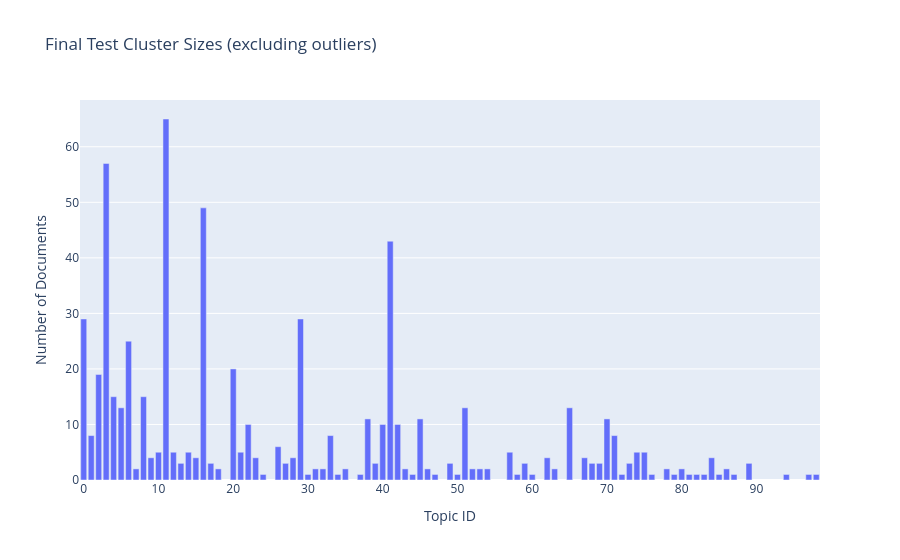
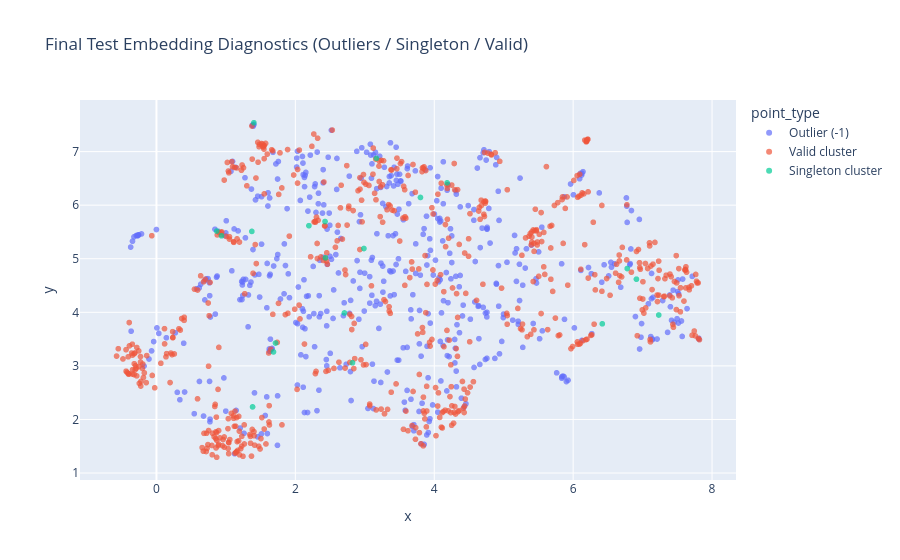
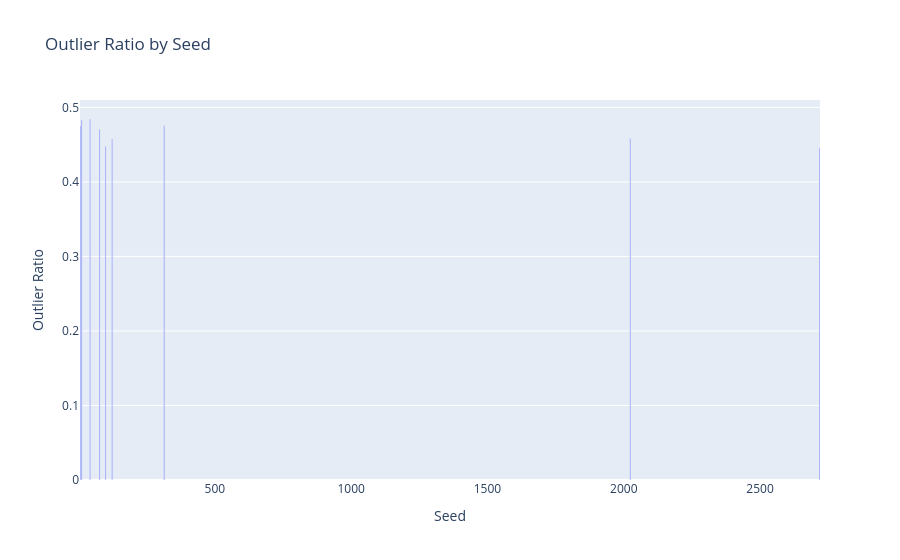
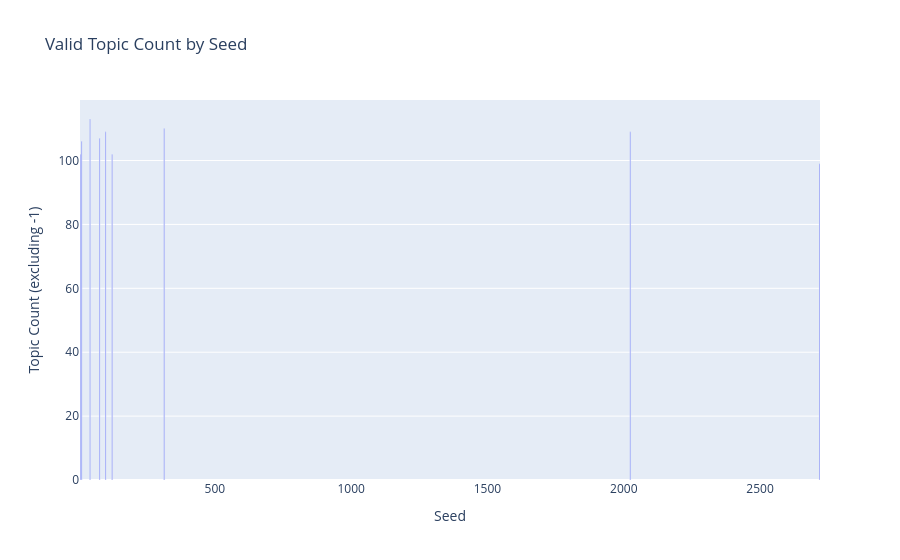

Notebook cell for these charts, in order:
### Code cell
import plotly.express as px

# Diagnostics use the currently available final test assignment (`test_topics`) and embeddings (`test_embeddings`).
if 'test_topics' not in globals() or 'test_embeddings' not in globals():
    raise RuntimeError('Please run Cell 24 first so `test_topics` and `test_embeddings` are available.')

labels = np.asarray(test_topics)
emb = np.asarray(test_embeddings)

if labels.shape[0] != emb.shape[0]:
    raise ValueError(f'Mismatch: labels={labels.shape[0]} vs embeddings={emb.shape[0]}')

is_outlier = labels == -1
outlier_ratio_now = float(np.mean(is_outlier)) if len(labels) > 0 else np.nan

valid_labels = labels[~is_outlier]
if len(valid_labels) > 0:
    cluster_size_series = pd.Series(valid_labels).value_counts().sort_values(ascending=False)
else:
    cluster_size_series = pd.Series(dtype='int64')

n_valid_clusters_now = int(cluster_size_series.shape[0])
singleton_topics_now = set(cluster_size_series[cluster_size_series == 1].index.tolist())
n_singletons_now = int(len(singleton_topics_now))

print('Final-clustering diagnostics (current test assignment):')
print(f'  Documents: {len(labels)}')
print(f'  Outlier ratio (-1): {outlier_ratio_now:.4f}')
print(f'  Valid clusters (excluding -1): {n_valid_clusters_now}')
print(f'  Singleton clusters: {n_singletons_now}')

if n_valid_clusters_now == 0:
    print('⚠️ No valid clusters found (all points are outliers).')
elif n_valid_clusters_now == 1:
    print('⚠️ Only one valid cluster found. Silhouette is undefined by design.')
if n_singletons_now > 0:
    print('⚠️ Singleton clusters present. Silhouette excludes them in our robust function.')

# 1) Cluster size distribution (excluding outliers)
if n_valid_clusters_now > 0:
    cluster_size_df = (
        cluster_size_series
        .rename_axis('Topic')
        .reset_index(name='Count')
        .sort_values('Count', ascending=False)
    )
    cluster_size_df['Topic'] = cluster_size_df['Topic'].astype(int)

    fig_sizes = px.bar(
        cluster_size_df,
        x='Topic',
        y='Count',
        title='Final Test Cluster Sizes (excluding outliers)',
        labels={'Topic': 'Topic ID', 'Count': 'Number of Documents'}
    )
    fig_sizes.show()
else:
    print('Cluster-size plot skipped (no valid clusters).')

# 2) 2D embedding view colored by diagnostic point type
# Recompute a 2D projection from test embeddings for visual inspection.
umap_viz = UMAP(n_neighbors=15, n_components=2, metric='cosine', random_state=42)
emb_2d = umap_viz.fit_transform(emb)

point_type = np.where(
    labels == -1,
    'Outlier (-1)',
    np.where(np.isin(labels, list(singleton_topics_now)), 'Singleton cluster', 'Valid cluster')
)

viz_df = pd.DataFrame({
    'x': emb_2d[:, 0],
    'y': emb_2d[:, 1],
    'topic': labels.astype(int),
    'point_type': point_type
})

fig_diag = px.scatter(
    viz_df,
    x='x',
    y='y',
    color='point_type',
    hover_data=['topic'],
    title='Final Test Embedding Diagnostics (Outliers / Singleton / Valid)'
)
fig_diag.update_traces(marker=dict(size=6, opacity=0.7))
fig_diag.show()

# 3) Seed-level context from the multi-seed run
if 'seed_results' in globals() and isinstance(seed_results, pd.DataFrame) and not seed_results.empty:
    seed_plot_df = seed_results.copy()

    fig_seed_outliers = px.bar(
        seed_plot_df,
        x='seed',
        y='test_outlier_ratio',
        title='Outlier Ratio by Seed',
        labels={'seed': 'Seed', 'test_outlier_ratio': 'Outlier Ratio'}
    )
    fig_seed_outliers.show()

    fig_seed_topics = px.bar(
        seed_plot_df,
        x='seed',
        y='test_topic_count',
        title='Valid Topic Count by Seed',
        labels={'seed': 'Seed', 'test_topic_count': 'Topic Count (excluding -1)'}
    )
    fig_seed_topics.show()
else:
    print('Seed-level plots skipped (run Cell 24 first to populate `seed_results`).')

### Figure 1 — Plotly figure (JSON) as saved in the notebook; plotly's stock layout.template omitted (floating-point values rounded to 4 significant figures)
{"data": [{"hovertemplate": "Topic ID=%{x}<br>Number of Documents=%{y}<extra></extra>", "legendgroup": "", "marker": {"color": "#636efa", "pattern": {"shape": ""}}, "name": "", "orientation": "v", "showlegend": false, "textposition": "auto", "type": "bar", "x": [11, 3, 16, 41, 0, 29, 6, 20, 2, 8, 4, 5, 51, 65, 38, 45, 70, 22, 42, 40, 1, 71, 33, 26, 57, 12, 74, 21, 10, 75, 14, 23, 67, 84, 62, 28, 9, 15, 89, 13, 27, 39, 69, 17, 73, 59, 49, 68, 43, 78, 53, 54, 46, 32, 7, 52, 63, 86, 31, 80, 35, 18, 24, 79, 58, 60, 47, 94, 34, 50, 83, 81, 98, 82, 87, 85, 97, 30, 44, 37, 76, 72], "xaxis": "x", "y": [65, 57, 49, 43, 29, 29, 25, 20, 19, 15, 15, 13, 13, 13, 11, 11, 11, 10, 10, 10, 8, 8, 8, 6, 5, 5, 5, 5, 5, 5, 5, 4, 4, 4, 4, 4, 4, 4, 3, 3, 3, 3, 3, 3, 3, 3, 3, 3, 2, 2, 2, 2, 2, 2, 2, 2, 2, 2, 2, 2, 2, 2, 1, 1, 1, 1, 1, 1, 1, 1, 1, 1, 1, 1, 1, 1, 1, 1, 1, 1, 1, 1], "yaxis": "y"}], "layout": {"barmode": "relative", "legend": {"tracegroupgap": 0}, "title": {"text": "Final Test Cluster Sizes (excluding outliers)"}, "xaxis": {"anchor": "y", "domain": [0, 1], "title": {"text": "Topic ID"}}, "yaxis": {"anchor": "x", "domain": [0, 1], "title": {"text": "Number of Documents"}}}}

### Figure 2 — Plotly figure (JSON) as saved in the notebook; plotly's stock layout.template omitted (floating-point values rounded to 4 significant figures; data arrays with more than 128 entries replaced by an {"elided": "..."} marker saying what was removed)
{"data": [{"customdata": {"elided": "513x1 int values"}, "hovertemplate": "point_type=Outlier (-1)<br>x=%{x}<br>y=%{y}<br>topic=%{customdata[0]}<extra></extra>", "legendgroup": "Outlier (-1)", "marker": {"color": "#636efa", "opacity": 0.7, "size": 6, "symbol": "circle"}, "mode": "markers", "name": "Outlier (-1)", "showlegend": true, "type": "scattergl", "x": {"elided": "513 float values"}, "xaxis": "x", "y": {"elided": "513 float values"}, "yaxis": "y"}, {"customdata": {"elided": "619x1 int values"}, "hovertemplate": "point_type=Valid cluster<br>x=%{x}<br>y=%{y}<br>topic=%{customdata[0]}<extra></extra>", "legendgroup": "Valid cluster", "marker": {"color": "#EF553B", "opacity": 0.7, "size": 6, "symbol": "circle"}, "mode": "markers", "name": "Valid cluster", "showlegend": true, "type": "scattergl", "x": {"elided": "619 float values"}, "xaxis": "x", "y": {"elided": "619 float values"}, "yaxis": "y"}, {"customdata": [[24], [79], [58], [60], [47], [94], [34], [50], [83], [81], [98], [82], [87], [85], [97], [30], [44], [37], [76], [72]], "hovertemplate": "point_type=Singleton cluster<br>x=%{x}<br>y=%{y}<br>topic=%{customdata[0]}<extra></extra>", "legendgroup": "Singleton cluster", "marker": {"color": "#00cc96", "opacity": 0.7, "size": 6, "symbol": "circle"}, "mode": "markers", "name": "Singleton cluster", "showlegend": true, "type": "scattergl", "x": [1.384, 1.374, 2.195, 6.42, 2.434, 6.911, 2.707, 0.8686, 1.685, 0.9367, 2.427, 4.185, 6.779, 1.403, 2.823, 2.988, 3.801, 7.232, 1.714, 3.168], "xaxis": "x", "y": [2.234, 5.51, 5.617, 3.786, 5.017, 4.618, 3.988, 5.516, 3.26, 5.428, 5.695, 6.417, 4.817, 7.538, 3.058, 5.191, 6.144, 3.95, 3.426, 6.873], "yaxis": "y"}], "layout": {"legend": {"title": {"text": "point_type"}, "tracegroupgap": 0}, "title": {"text": "Final Test Embedding Diagnostics (Outliers / Singleton / Valid)"}, "xaxis": {"anchor": "y", "domain": [0, 1], "title": {"text": "x"}}, "yaxis": {"anchor": "x", "domain": [0, 1], "title": {"text": "y"}}}}

### Figure 3 — Plotly figure (JSON) as saved in the notebook; plotly's stock layout.template omitted (floating-point values rounded to 4 significant figures)
{"data": [{"hovertemplate": "Seed=%{x}<br>Outlier Ratio=%{y}<extra></extra>", "legendgroup": "", "marker": {"color": "#636efa", "pattern": {"shape": ""}}, "name": "", "orientation": "v", "showlegend": false, "textposition": "auto", "type": "bar", "x": [42, 7, 123, 2024, 99, 11, 77, 314, 2718], "xaxis": "x", "y": [0.4844, 0.4748, 0.4575, 0.4583, 0.4479, 0.4835, 0.4705, 0.4757, 0.4453], "yaxis": "y"}], "layout": {"barmode": "relative", "legend": {"tracegroupgap": 0}, "title": {"text": "Outlier Ratio by Seed"}, "xaxis": {"anchor": "y", "domain": [0, 1], "title": {"text": "Seed"}}, "yaxis": {"anchor": "x", "domain": [0, 1], "title": {"text": "Outlier Ratio"}}}}

### Figure 4 — Plotly figure (JSON) as saved in the notebook; plotly's stock layout.template omitted (floating-point values rounded to 4 significant figures)
{"data": [{"hovertemplate": "Seed=%{x}<br>Topic Count (excluding -1)=%{y}<extra></extra>", "legendgroup": "", "marker": {"color": "#636efa", "pattern": {"shape": ""}}, "name": "", "orientation": "v", "showlegend": false, "textposition": "auto", "type": "bar", "x": [42, 7, 123, 2024, 99, 11, 77, 314, 2718], "xaxis": "x", "y": [113, 102, 102, 109, 109, 106, 107, 110, 99], "yaxis": "y"}], "layout": {"barmode": "relative", "legend": {"tracegroupgap": 0}, "title": {"text": "Valid Topic Count by Seed"}, "xaxis": {"anchor": "y", "domain": [0, 1], "title": {"text": "Seed"}}, "yaxis": {"anchor": "x", "domain": [0, 1], "title": {"text": "Topic Count (excluding -1)"}}}}
